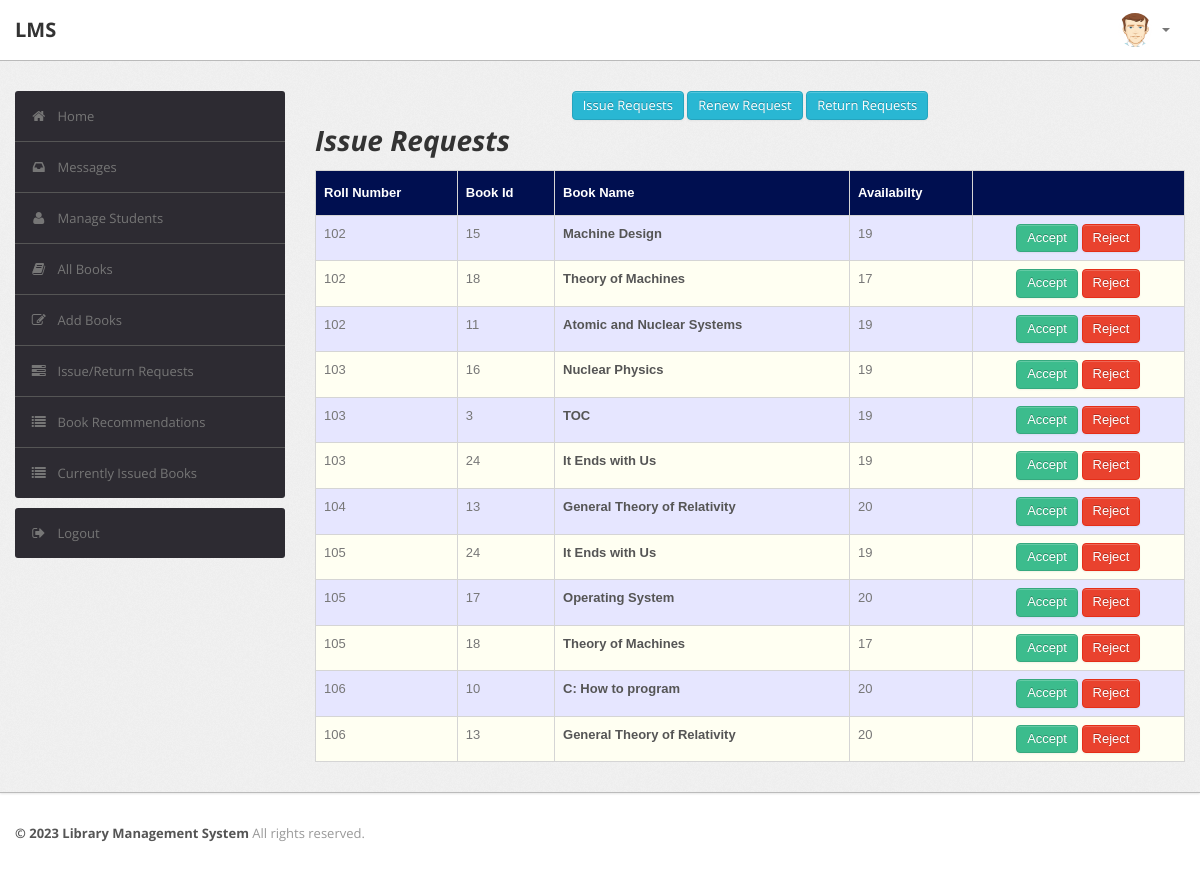
The page /admin/issue_requests.php (signed in) on the database its author committed.
### tables this page shows
CREATE TABLE `record` (
  `RollNo` varchar(50) NOT NULL,
  `BookId` int(10) NOT NULL,
  `Date_of_Issue` date DEFAULT NULL,
  `Due_Date` date DEFAULT NULL,
  `Date_of_Return` date DEFAULT NULL,
  `Dues` int(10) DEFAULT NULL,
  `Renewals_left` int(10) DEFAULT NULL,
  `Time` time DEFAULT NULL
);

CREATE TABLE `book` (
  `BookId` int(10) NOT NULL,
  `Title` varchar(50) DEFAULT NULL,
  `Publisher` varchar(50) DEFAULT NULL,
  `Year` varchar(50) DEFAULT NULL,
  `Availability` int(5) DEFAULT NULL
);

### admin/issue_requests.php (the view, shortened to what this page needs)
<?php
require('dbconn.php');
?>
<?php
if ($_SESSION['RollNo']) {
    ?>
<!DOCTYPE html>
<html lang="en">
    <head>
        <link type="text/css" href="bootstrap/css/bootstrap.min.css" rel="stylesheet">
        <link type="text/css" href="bootstrap/css/bootstrap-responsive.min.css" rel="stylesheet">
        <link type="text/css" href="css/theme.css" rel="stylesheet">
        <link type="text/css" href="images/icons/css/font-awesome.css" rel="stylesheet">
    </head>
    <body>
        <div class="navbar navbar-fixed-top">
            <div class="navbar-inner">
                <div class="container">
                        <a class="brand" href="index.php">LMS </a>
                    <div class="nav-collapse collapse navbar-inverse-collapse">
                        <ul class="nav pull-right">
                            <li class="nav-user dropdown"><a href="#" class="dropdown-toggle" data-toggle="dropdown">
                                <img src="images/user.png" class="nav-avatar" />
                                <b class="caret"></b></a>
                            </li>
                        </ul>
                    </div>
                </div>
            </div>
        </div>
        <div class="wrapper">
            <div class="container">
                <div class="row">
                    <div class="span3">
                        <div class="sidebar">
                            <ul class="widget widget-menu unstyled">
                                <li class="active"><a href="index.php"><i class="menu-icon icon-home"></i>Home
                                </a></li>
                                 <li><a href="message.php"><i class="menu-icon icon-inbox"></i>Messages</a>
                                </li>
                                <li><a href="student.php"><i class="menu-icon icon-user"></i>Manage Students </a>
                                </li>
                                <li><a href="book.php"><i class="menu-icon icon-book"></i>All Books </a></li>
                                <li><a href="addbook.php"><i class="menu-icon icon-edit"></i>Add Books </a></li>
                                <li><a href="requests.php"><i class="menu-icon icon-tasks"></i>Issue/Return Requests </a></li>
                                <li><a href="recommendations.php"><i class="menu-icon icon-list"></i>Book Recommendations </a></li>
                                <li><a href="current.php"><i class="menu-icon icon-list"></i>Currently Issued Books </a></li>
                            </ul>
                            <ul class="widget widget-menu unstyled">
                                <li><a href="logout.php"><i class="menu-icon icon-signout"></i>Logout </a></li>
                            </ul>
                        </div>
                    </div>
                    <div class="span9">
                        <center>
                        <a href="issue_requests.php" class="btn btn-info">Issue Requests</a>
                        <a href="renew_requests.php" class="btn btn-info">Renew Request</a>
                        <a href="return_requests.php" class="btn btn-info">Return Requests</a>
                        </center>
                        <h1><i>Issue Requests</i></h1>
                        <table class="table" id = "tables">
                                  <thead>
                                    <tr>
                                      <th>Roll Number</th>
                                      <th>Book Id</th>
                                      <th>Book Name</th>
                                      <th>Availabilty</th>
                                      <th></th>
                                    </tr>
                                  </thead>
                                  <tbody>
                                    <?php
                            $sql="select * from record,book where Date_of_Issue is NULL and record.BookId=book.BookId order by Time";
                            $result=$conn->query($sql);
                            while($row=$result->fetch_assoc())
                            {
                                $bookid=$row['BookId'];
                                $rollno=$row['RollNo'];
                                $name=$row['Title'];
                                $avail=$row['Availability'];
                            ?>
                                    <tr>
                                      <td><?php echo strtoupper($rollno) ?></td>
                                      <td><?php echo $bookid ?></td>
                                      <td><b><?php echo $name ?></b></td>
                                      <td><?php echo $avail ?></td>
                                      <td><center>
                                        <?php
                                        if($avail > 0)
                                        {echo "<a href=\"accept.php?id1=".$bookid."&id2=".$rollno."\" class=\"btn btn-success\">Accept</a>";}
                                         ?>
                                        <a href="reject.php?id1=<?php echo $bookid ?>&id2=<?php echo $rollno ?>" class="btn btn-danger">Reject</a>
                                    </center></td>
                                    </tr>
                               <?php } ?>
                               </tbody>
                                </table>
                            </div>
                </div>
            </div>
        </div>
<div class="footer">
            <div class="container">
                <b class="copyright">&copy; 2023 Library Management System </b>All rights reserved.
            </div>
        </div>
    </body>
</html>
<?php }
else {
    echo "<script type='text/javascript'>alert('Access Denied!!!')</script>";
} ?>

### admin/css/theme.css (style rules this page uses)
#tables { font-family: "Trebuchet MS", Arial, Helvetica, sans-serif; border-collapse: collapse; width: 100%; }
#tables td, #tables th { border: 1px solid #ddd; padding: 8px; }
#tables tr:nth-child(even) { background-color: #fffff2; }
#tables tr:nth-child(odd) { background-color: #e6e6ff; }
#tables th { padding-top: 12px; padding-bottom: 12px; text-align: left; background-color: #000F50; color: white; }
body { font-size: 13px; font-family: 'Open Sans', Arial, sans-serif; background: #fff; color: #777 }
h1, h2, h3, h4, h5, h6 { color: #333; margin-top: 0 }
h1 { font-size: 28px }
strong, b { color: #555 }
.wrapper { background: url(../images/bg.png) #eee; border-bottom: 1px solid #bbb; -webkit-box-shadow: 0 1px 2px rgba(0,0,0,0.1); -moz-box-shadow: 0 1px 2px rgba(0,0,0,0.1); box-shadow: 0 1px 2px rgba(0,0,0,0.1); padding: 30px 0 }
.footer { color: #999; padding: 30px 0 60px }
body [class^="icon-"], body [class*=" icon-"] { font-size: 14px; line-height: 20px; height: 20px }
.navbar { position: static!important; margin: 0!important }
.navbar .navbar-inner { background: #fff; border-bottom: 1px solid #bbb; -webkit-box-shadow: 0 1px 2px rgba(0,0,0,0.15); -moz-box-shadow: 0 1px 2px rgba(0,0,0,0.15); box-shadow: 0 1px 2px rgba(0,0,0,0.15) }
.navbar .brand { color: #333; font-weight: bold; font-size: 20px; margin-right: 20px; padding: 20px }
.navbar .nav>li>a { padding: 20px 15px; font-weight: bold; color: #777 }
.nav-user>a { height: 20px }
.nav-avatar { width: 34px; height: 34px; margin: -7px 5px 0 0; -webkit-border-radius: 50%; -moz-border-radius: 50%; border-radius: 50% }
.btn, .btn-box { -webkit-border-radius: 3px; -moz-border-radius: 3px; border-radius: 3px }
.btn { font-size: 13px; font-weight: 600 }
.btn { display: inline-block; margin-bottom: 0; font-weight: 400; text-align: center; vertical-align: middle; cursor: pointer; background-image: none; border: 1px solid transparent; white-space: nowrap; padding: 4px 10px; font-size: 13px; line-height: 1.42857; border-radius: 4px; -webkit-user-select: none; -moz-user-select: none; -ms-user-select: none; user-select: none }
.btn-success { color: #fff; background-color: #3cbc8d; border-color: #36a97f }
.btn-info { color: #fff; background-color: #29b7d3; border-color: #25a4be }
.btn-danger { color: #fff; background-color: #e9422e; border-color: #e52e18 }
.table { margin-bottom: 0 }
.table th, .table td { border-color: #d5d5d5!important }
.widget-menu { background: #fff; -webkit-border-radius: 3px; -moz-border-radius: 3px; border-radius: 3px; overflow: hidden }
.widget-menu a { color: #555; display: block; line-height: 20px; padding: 15px; text-decoration: none!important }
.widget-menu .menu-icon { margin-right: 10px; color: #767676; -webkit-transition: all .2s ease-in-out; -moz-transition: all .2s ease-in-out; transition: all .2s ease-in-out; }
.widget-menu>li+li { border-top: 1px solid #555 }
.widget-menu>li>a { background-color: #2d2b32; color: #767676; -webkit-transition: all .2s ease-in-out; -moz-transition: all .2s ease-in-out; transition: all .2s ease-in-out; }

### rows shown on the page
record: RollNo "102", BookId.BookId "15", BookId.Title "Machine Design", BookId.Availability "19"
record: RollNo "102", BookId.BookId "18", BookId.Title "Theory of Machines", BookId.Availability "17"
record: RollNo "102", BookId.BookId "11", BookId.Title "Atomic and Nuclear Systems", BookId.Availability "19"
record: RollNo "103", BookId.BookId "16", BookId.Title "Nuclear Physics", BookId.Availability "19"
record: RollNo "103", BookId.BookId "3", BookId.Title "TOC", BookId.Availability "19"
record: RollNo "103", BookId.BookId "24", BookId.Title "It Ends with Us", BookId.Availability "19"
record: RollNo "104", BookId.BookId "13", BookId.Title "General Theory of Relativity", BookId.Availability "20"
record: RollNo "105", BookId.BookId "24", BookId.Title "It Ends with Us", BookId.Availability "19"
record: RollNo "105", BookId.BookId "17", BookId.Title "Operating System", BookId.Availability "20"
record: RollNo "105", BookId.BookId "18", BookId.Title "Theory of Machines", BookId.Availability "17"
record: RollNo "106", BookId.BookId "10", BookId.Title "C: How to program", BookId.Availability "20"
record: RollNo "106", BookId.BookId "13", BookId.Title "General Theory of Relativity", BookId.Availability "20"
